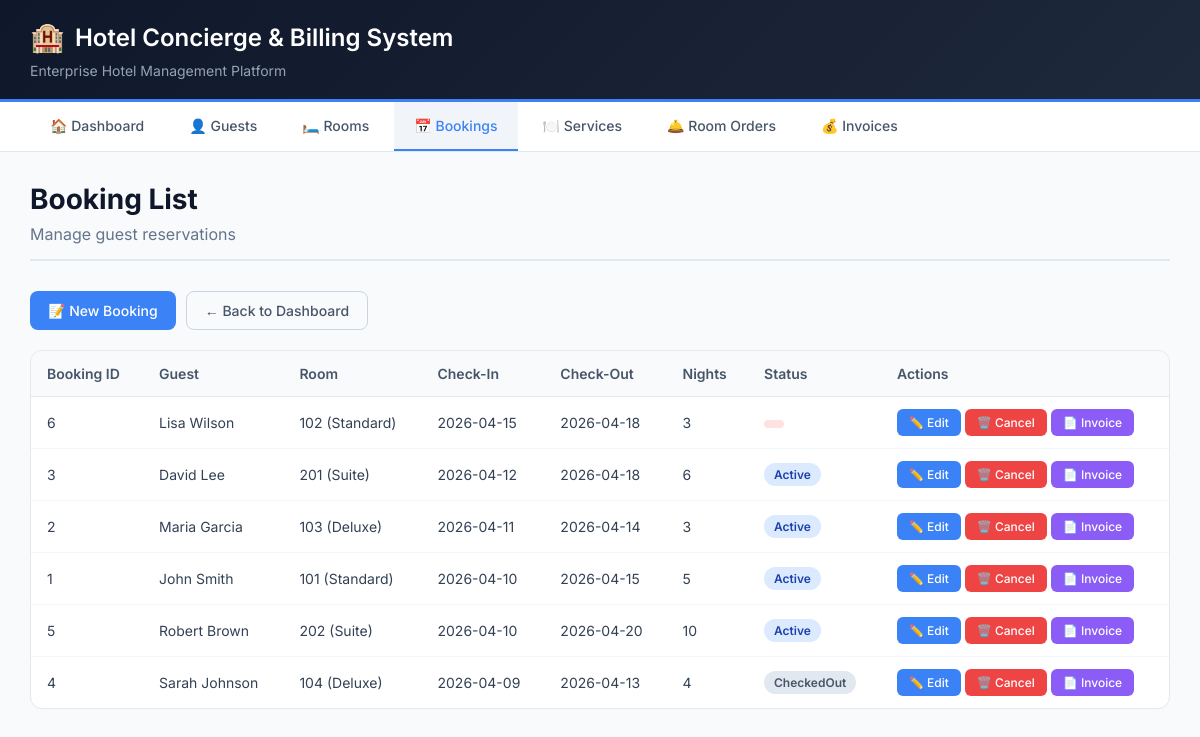
Screenshot of /hotel_system/bookings/read_bookings.php with the database file from the repository.
### tables this page shows
CREATE TABLE bookings (
    booking_id INT PRIMARY KEY AUTO_INCREMENT,
    guest_id INT NOT NULL,
    room_id INT NOT NULL,
    check_in_date DATE NOT NULL,
    check_out_date DATE NOT NULL,
    total_nights INT GENERATED ALWAYS AS (DATEDIFF(check_out_date, check_in_date)) STORED,
    booking_status ENUM('Active', 'CheckedOut', 'Cancelled') DEFAULT 'Active',
    FOREIGN KEY (guest_id) REFERENCES guests(guest_id) ON DELETE CASCADE,
    FOREIGN KEY (room_id) REFERENCES rooms(room_id) ON DELETE CASCADE,
    CHECK (check_out_date > check_in_date)
);

CREATE TABLE guests (
    guest_id INT PRIMARY KEY AUTO_INCREMENT,
    first_name VARCHAR(50) NOT NULL,
    last_name VARCHAR(50) NOT NULL,
    email VARCHAR(100) NOT NULL UNIQUE,
    phone VARCHAR(20) NULL,
    address TEXT NULL,
    created_at TIMESTAMP DEFAULT CURRENT_TIMESTAMP
);

CREATE TABLE rooms (
    room_id INT PRIMARY KEY AUTO_INCREMENT,
    room_number VARCHAR(10) NOT NULL UNIQUE,
    room_type ENUM('Standard', 'Deluxe', 'Suite', 'Presidential') NOT NULL,
    price_per_night DECIMAL(10,2) NOT NULL CHECK (price_per_night > 0),
    status ENUM('Available', 'Occupied', 'Maintenance', 'Reserved') DEFAULT 'Available'
);

### hotel_system/bookings/read_bookings.php (the view, shortened to what this page needs)
<?php
include '../includes/db_connect.php';
$sql = "SELECT b.*, g.first_name, g.last_name, r.room_number, r.room_type
        FROM bookings b
        JOIN guests g ON b.guest_id = g.guest_id
        JOIN rooms r ON b.room_id = r.room_id
        ORDER BY b.check_in_date DESC";
$result = $conn->query($sql);
?>
<!DOCTYPE html>
<html lang="en">
<head>
    <link rel="stylesheet" href="../style.css">
</head>
<body>
    <div class="container">
        <div class="header">
            <h1>Hotel Concierge & Billing System</h1>
            <p>Enterprise Hotel Management Platform</p>
        </div>
        <div class="nav-menu">
            <a href="../index.php" class="nav-item">🏠 Dashboard</a>
            <a href="../guests/read_guests.php" class="nav-item">👤 Guests</a>
            <a href="../rooms/read_rooms.php" class="nav-item">🛏️ Rooms</a>
            <a href="read_bookings.php" class="nav-item active">📅 Bookings</a>
            <a href="../services/read_services.php" class="nav-item">🍽️ Services</a>
            <a href="../orders/create_order.php" class="nav-item">🛎️ Room Orders</a>
            <a href="../invoices/view_invoice.php" class="nav-item">💰 Invoices</a>
        </div>
        <div class="main-content">
            <h1 class="page-title">Booking List</h1>
            <p class="page-subtitle">Manage guest reservations</p>
            <div class="button-group">
                <a href="create_booking.php" class="btn btn-primary">📝 New Booking</a>
                <a href="../index.php" class="btn btn-outline">← Back to Dashboard</a>
            </div>
            <div class="table-wrapper">
                <table class="data-table">
                    <thead>
                        <tr>
                            <th>Booking ID</th>
                            <th>Guest</th>
                            <th>Room</th>
                            <th>Check-In</th>
                            <th>Check-Out</th>
                            <th>Nights</th>
                            <th>Status</th>
                            <th>Actions</th>
                        </tr>
                    </thead>
                    <tbody>
                        <?php while($row = $result->fetch_assoc()): ?>
                        <?php
                            $statusClass = '';
                            if($row['booking_status'] == 'Active') $statusClass = 'booking-active';
                            elseif($row['booking_status'] == 'CheckedOut') $statusClass = 'booking-checkedout';
                            else $statusClass = 'booking-cancelled';
                        ?>
                        <tr>
                            <td><?php echo $row['booking_id']; ?></td>
                            <td><?php echo $row['first_name'] . ' ' . $row['last_name']; ?></td>
                            <td><?php echo $row['room_number'] . ' (' . $row['room_type'] . ')'; ?></td>
                            <td><?php echo $row['check_in_date']; ?></td>
                            <td><?php echo $row['check_out_date']; ?></td>
                            <td><?php echo $row['total_nights']; ?></td>
                            <td><span class="badge <?php echo $statusClass; ?>"><?php echo $row['booking_status']; ?></span></td>
                            <td>
                                <a href="update_booking.php?id=<?php echo $row['booking_id']; ?>" class="btn-edit">✏️ Edit</a>
                                <a href="delete_booking.php?id=<?php echo $row['booking_id']; ?>" class="btn-delete" onclick="return confirmDelete('Booking #<?php echo $row['booking_id']; ?>', <?php echo $row['booking_id']; ?>)">🗑️ Cancel</a>
                                <a href="../invoices/view_invoice.php?booking_id=<?php echo $row['booking_id']; ?>" class="btn-view">📄 Invoice</a>
                            </td>
                        </tr>
                        <?php endwhile; ?>
                    </tbody>
                </table>
            </div>
        </div>
    </div>
</body>
</html>

### hotel_system/style.css (style rules this page uses)
* { margin: 0; padding: 0; box-sizing: border-box; }
body { font-family: 'Inter', 'Segoe UI', Tahoma, Geneva, Verdana, sans-serif; background: #0f172a; min-height: 100vh; padding: 0; color: #1e293b; }
.container { max-width: 1400px; margin: 0 auto; background: #f8fafc; min-height: 100vh; box-shadow: 0 0 40px rgba(0,0,0,0.1); }
.header { background: linear-gradient(135deg, #0f172a 0%, #1e293b 100%); color: white; padding: 20px 30px; border-bottom: 3px solid #3b82f6; }
.header h1 { font-size: 24px; font-weight: 600; margin: 0; display: flex; align-items: center; gap: 10px; }
.header h1::before { content: "🏨"; font-size: 28px; }
.header p { color: #94a3b8; font-size: 14px; margin-top: 8px; }
.nav-menu { background: white; padding: 0 30px; border-bottom: 1px solid #e2e8f0; display: flex; gap: 5px; flex-wrap: wrap; }
.nav-item { display: inline-block; padding: 15px 20px; color: #475569; text-decoration: none; font-weight: 500; font-size: 14px; transition: all 0.3s; border-bottom: 2px solid transparent; }
.nav-item.active { background: #f1f5f9; color: #3b82f6; border-bottom-color: #3b82f6; }
.main-content { padding: 30px; }
.page-title { font-size: 28px; font-weight: 700; color: #0f172a; margin-bottom: 8px; }
.page-subtitle { color: #64748b; margin-bottom: 30px; padding-bottom: 15px; border-bottom: 2px solid #e2e8f0; }
.btn { display: inline-flex; align-items: center; justify-content: center; gap: 8px; padding: 10px 18px; font-size: 14px; font-weight: 500; text-decoration: none; border-radius: 8px; transition: all 0.2s; cursor: pointer; border: none; font-family: inherit; }
.btn-primary { background: #3b82f6; color: white; }
.btn-outline { background: transparent; border: 1px solid #cbd5e1; color: #475569; }
.btn-edit { background: #3b82f6; color: white; padding: 6px 12px; text-decoration: none; border-radius: 6px; font-size: 12px; font-weight: 500; display: inline-flex; align-items: center; gap: 4px; }
.btn-delete { background: #ef4444; color: white; padding: 6px 12px; text-decoration: none; border-radius: 6px; font-size: 12px; font-weight: 500; display: inline-flex; align-items: center; gap: 4px; }
.btn-view { background: #8b5cf6; color: white; padding: 6px 12px; text-decoration: none; border-radius: 6px; font-size: 12px; font-weight: 500; display: inline-flex; align-items: center; gap: 4px; }
.table-wrapper { overflow-x: auto; border-radius: 12px; border: 1px solid #e2e8f0; background: white; margin-top: 20px; }
.data-table { width: 100%; border-collapse: collapse; font-size: 14px; }
.data-table th { text-align: left; padding: 14px 16px; background: #f8fafc; color: #475569; font-weight: 600; border-bottom: 1px solid #e2e8f0; }
.data-table td { padding: 12px 16px; border-bottom: 1px solid #f1f5f9; color: #334155; }
.data-table tr:last-child td { border-bottom: none; }
.badge { display: inline-flex; align-items: center; padding: 4px 10px; border-radius: 20px; font-size: 12px; font-weight: 600; }
.booking-active { background: #dbeafe; color: #1e40af; }
.booking-checkedout { background: #e2e8f0; color: #475569; }
.booking-cancelled { background: #fee2e2; color: #991b1b; }
.button-group { margin-bottom: 20px; display: flex; gap: 10px; flex-wrap: wrap; }

### rows the page displays
bookings: booking_id "6", guest.first_name "Lisa", guest.last_name "Wilson", room.room_number "102", room.room_type "Standard", check_in_date "2026-04-15", check_out_date "2026-04-18", total_nights "3"
bookings: booking_id "3", guest.first_name "David", guest.last_name "Lee", room.room_number "201", room.room_type "Suite", check_in_date "2026-04-12", check_out_date "2026-04-18", total_nights "6", booking_status "Active"
bookings: booking_id "2", guest.first_name "Maria", guest.last_name "Garcia", room.room_number "103", room.room_type "Deluxe", check_in_date "2026-04-11", check_out_date "2026-04-14", total_nights "3", booking_status "Active"
bookings: booking_id "1", guest.first_name "John", guest.last_name "Smith", room.room_number "101", room.room_type "Standard", check_in_date "2026-04-10", check_out_date "2026-04-15", total_nights "5", booking_status "Active"
bookings: booking_id "5", guest.first_name "Robert", guest.last_name "Brown", room.room_number "202", room.room_type "Suite", check_in_date "2026-04-10", check_out_date "2026-04-20", total_nights "10", booking_status "Active"
bookings: booking_id "4", guest.first_name "Sarah", guest.last_name "Johnson", room.room_number "104", room.room_type "Deluxe", check_in_date "2026-04-09", check_out_date "2026-04-13", total_nights "4", booking_status "CheckedOut"
